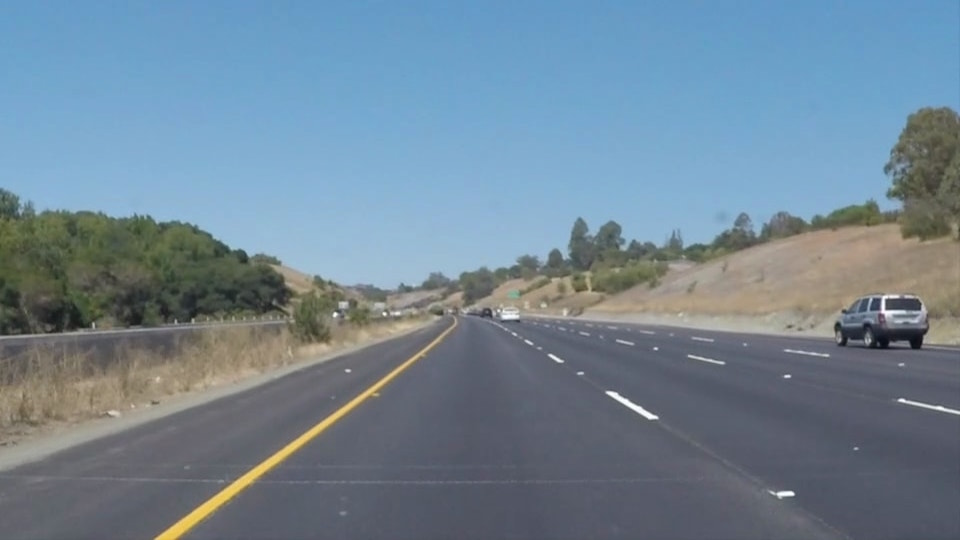
#> input picture solidYellowCurve.jpg, 960 x 540 px, found by its file name
$ jupyter execute solidYellowCurve.ipynb
#> lines starting #> are read from the running program, lines starting #| are printed output that depends on the picture; after the words box and inside, x2 and y2 are one past the last pixel; in counts of white or black regions, pixels touching at a corner belong together
[cell 1]
# Do relevant imports

import matplotlib.pyplot as plt
import matplotlib.image as mpimg
import numpy as np
import cv2

[cell 2]
# Read in and grayscale the image

image = mpimg.imread('C:/Users/Lenovo/Desktop/Nanodegree/solidYellowCurve.jpg')
#> image is the input picture: shape (540, 960, 3); mean R, G, B 113, 133.4, 149
gray = cv2.cvtColor(image,cv2.COLOR_RGB2GRAY)
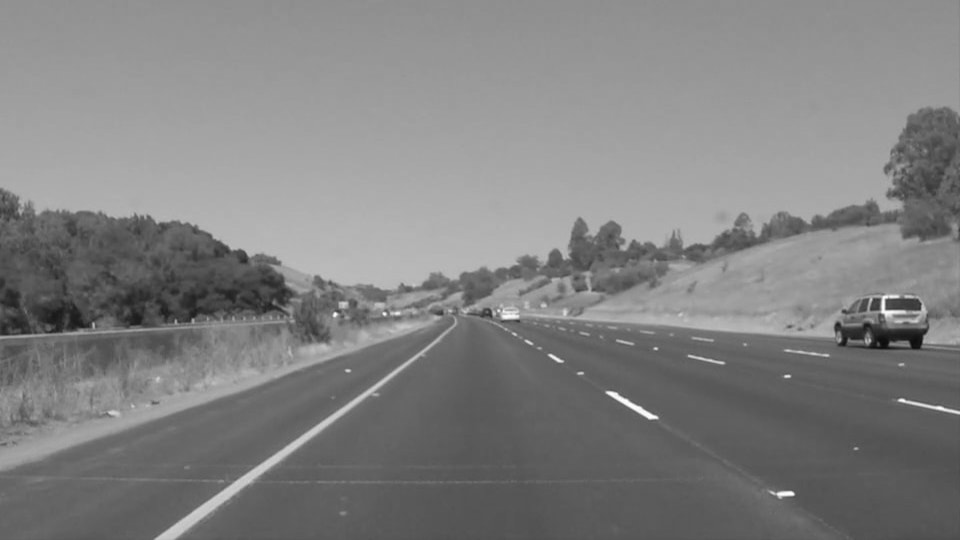
#> gray: shape (540, 960); min 11, max 254, mean 129.1

[cell 3]
# Define a kernel size and apply Gaussian smoothing

kernel_size = 5
blur_gray = cv2.GaussianBlur(gray,(kernel_size, kernel_size),0)

[cell 4]
# Define our parameters for Canny and apply

low_threshold = 55
high_threshold = 150
edges = cv2.Canny(blur_gray, low_threshold, high_threshold)
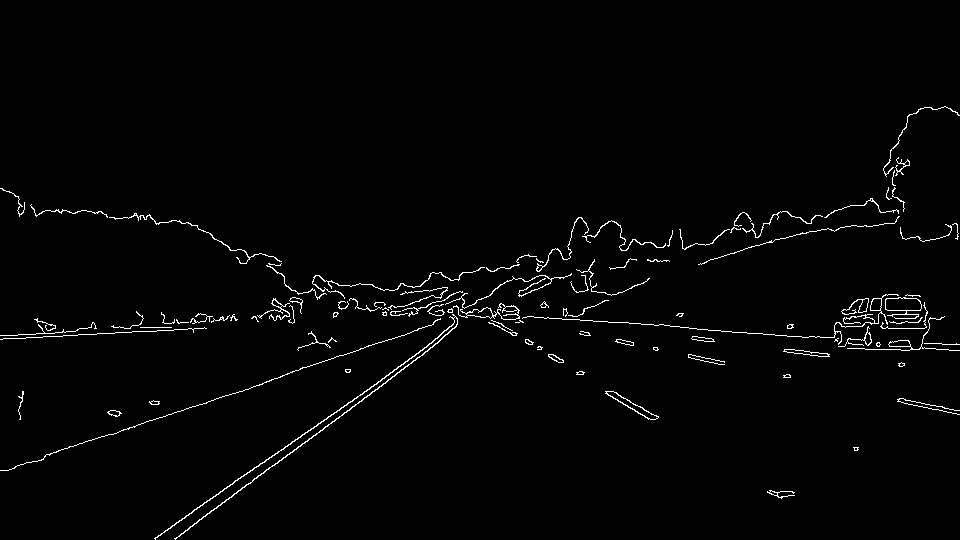
#> edges: shape (540, 960); 1.6% white in thin lines or dots, all inside (x1, y1, x2, y2) = (0, 106, 960, 540)

[cell 5]
# Next we'll create a masked edges image using cv2.fillPoly()

mask = np.zeros_like(edges)
ignore_mask_color = 255

[cell 6]
# This time we are defining a four sided polygon to mask

imshape = image.shape
#> imshape = (540, 960, 3)
vertices = np.array([[(0,imshape[0]),(450, 320), (480, 300), (imshape[1],imshape[0])]], dtype=np.int32)
cv2.fillPoly(mask, vertices, ignore_mask_color)
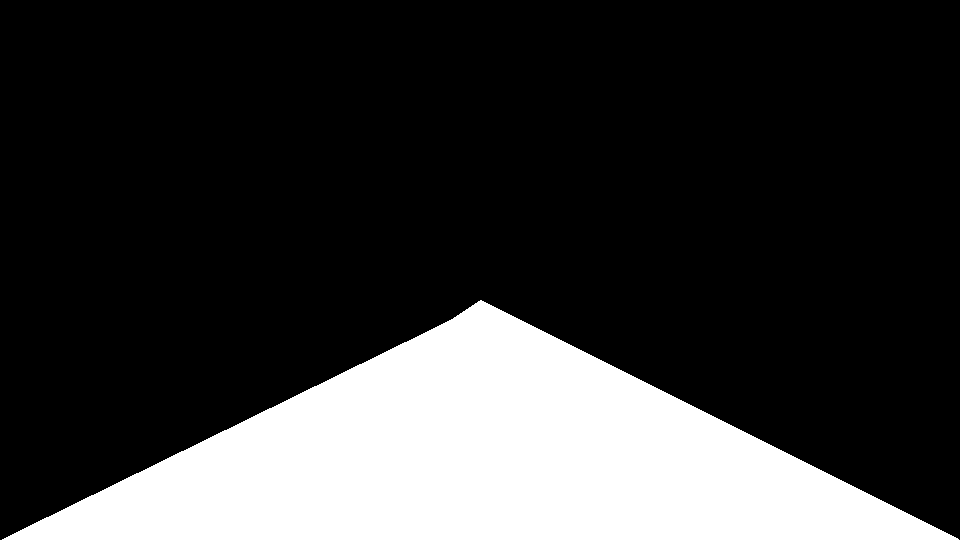
#> mask: shape (540, 960); 22% white; 1 white region, box (x1, y1, x2, y2) and area: (2, 300, 959, 540) 114123
masked_edges = cv2.bitwise_and(edges, mask)
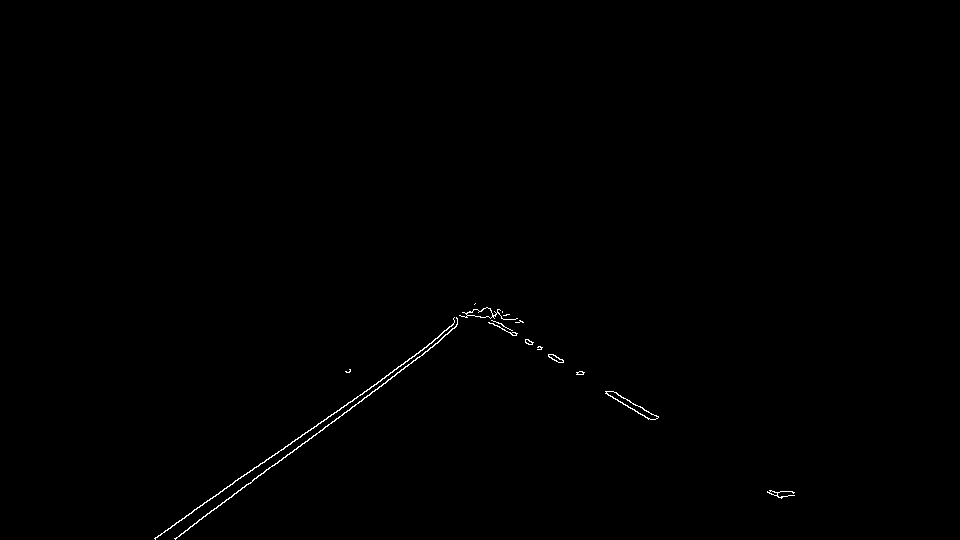
#> masked_edges: shape (540, 960); 0.3% white in thin lines or dots, all inside (x1, y1, x2, y2) = (154, 303, 795, 540)

[cell 7]
# Define the Hough transform parameters
# Make a blank the same size as our image to draw on
rho = 1
threshold = 50
theta = np.pi/180
min_line_length = 50
max_line_gap = 80
line_image = np.copy(image)*0 #creating a blank to draw lines on
#> line_image: shape (540, 960, 3); every value is 0

[cell 8]
# Run Hough on edge detected image
lines = cv2.HoughLinesP(masked_edges, rho, theta, threshold, np.array([]),
                            min_line_length, max_line_gap)
#> lines = [[154, 538, 483, 308], [175, 539, 449, 332], [292, 452, 484, 308], [155, 538, 479, 311], [477, 309, 656, 416], [386, 375, 471, 315], [473, 309, 648, 418], [175, 538, 272, 465], [475, 309, 657, 418]]

[cell 9]
# Iterate over the output "lines" and draw lines on the blank
for line in lines:
    for x1,y1,x2,y2 in line:
        cv2.line(line_image,(x1,y1),(x2,y2),(255,0,0),10)
#> this loop made 9 passes
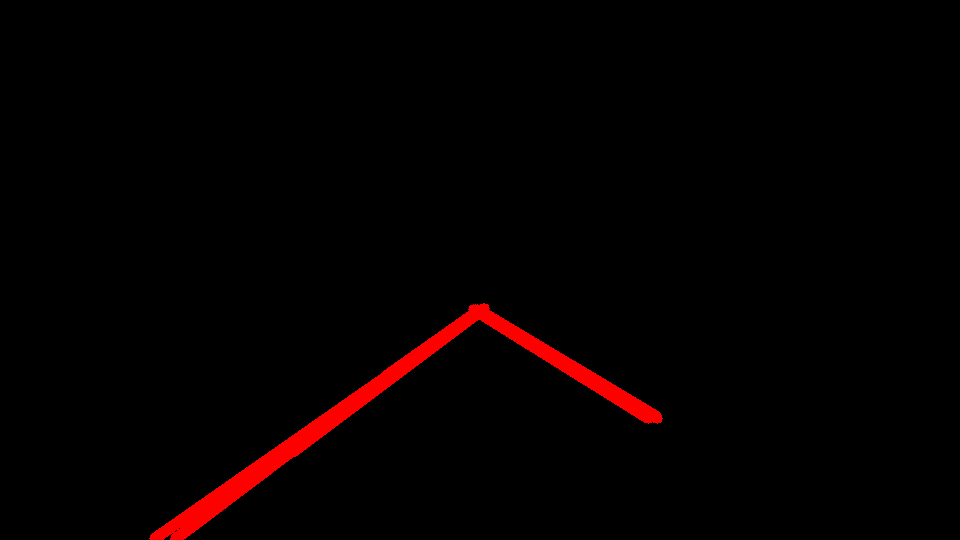
#> line_image: shape (540, 960, 3); mean R, G, B 5.1, 0, 0

[cell 10]
# Create a "color" binary image to combine with line image
color_edges = np.dstack((edges, edges, edges))

[cell 11]
# Draw the lines on the edge image
combo = cv2.addWeighted(color_edges, 0.8, line_image, 1, 0)
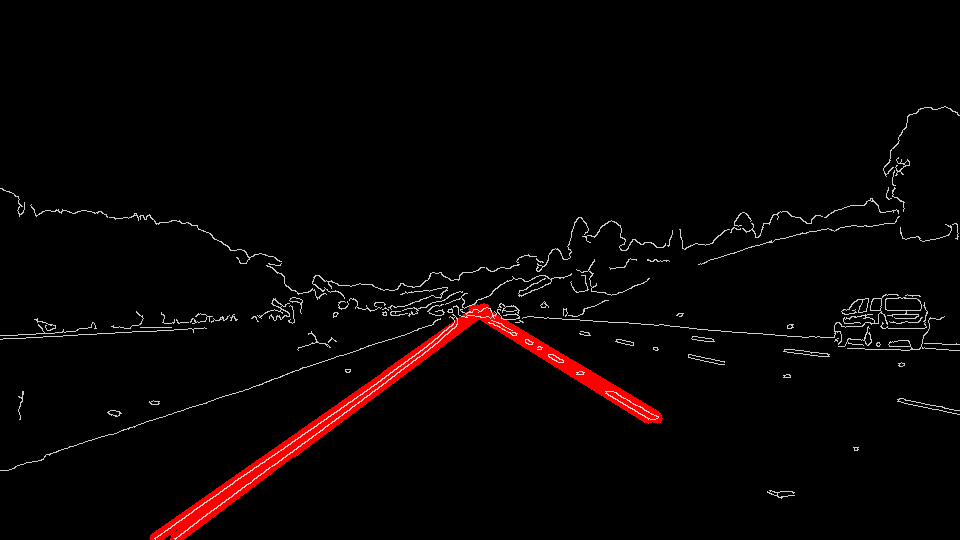
#> combo: shape (540, 960, 3); mean of channels 0, 1, 2 7.8, 3.3, 3.3; drawn as R, G, B
plt.imshow(combo)

$ run again, with solidWhiteCurve.jpg copied over solidYellowCurve.jpg
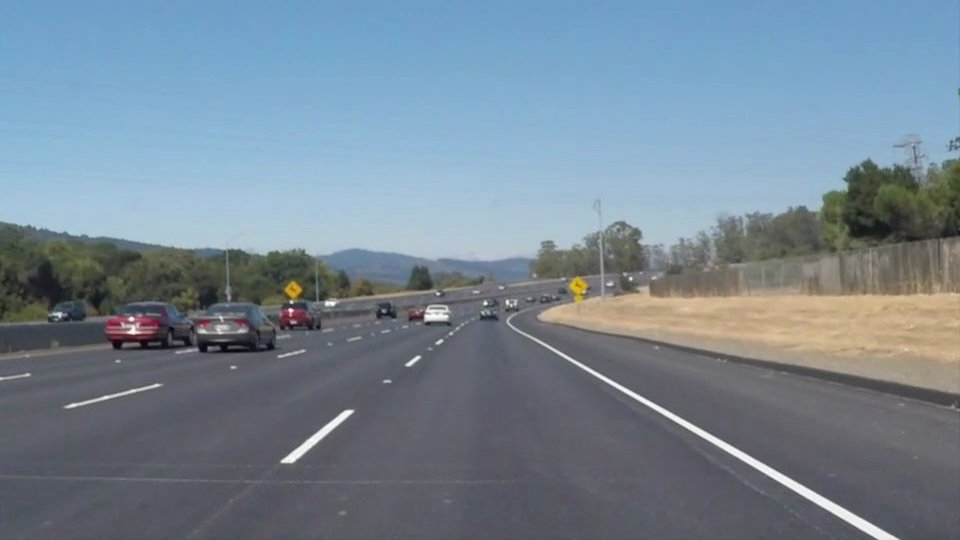
#> input picture solidWhiteCurve.jpg, 960 x 540 px, found by its file name
#> image is the input picture: shape (540, 960, 3); mean R, G, B 118.5, 134.5, 148.1
#> edges: shape (540, 960); 1.7% white in thin lines or dots, all inside (x1, y1, x2, y2) = (0, 137, 960, 540)
#> mask: shape (540, 960); 22% white; 1 white region, box (x1, y1, x2, y2) and area: (2, 300, 959, 540) 114123
#> masked_edges: shape (540, 960); 0.33% white in thin lines or dots, all inside (x1, y1, x2, y2) = (280, 301, 899, 540)
#> lines = [[484, 309, 897, 538], [483, 311, 877, 538], [485, 309, 898, 538], [281, 460, 463, 323], [292, 462, 483, 302], [313, 434, 461, 322], [293, 450, 487, 309], [490, 314, 829, 510], [293, 462, 486, 305]]
#> the loop `for line in lines:` made 9 passes
#> after the loop `for line in lines:`:
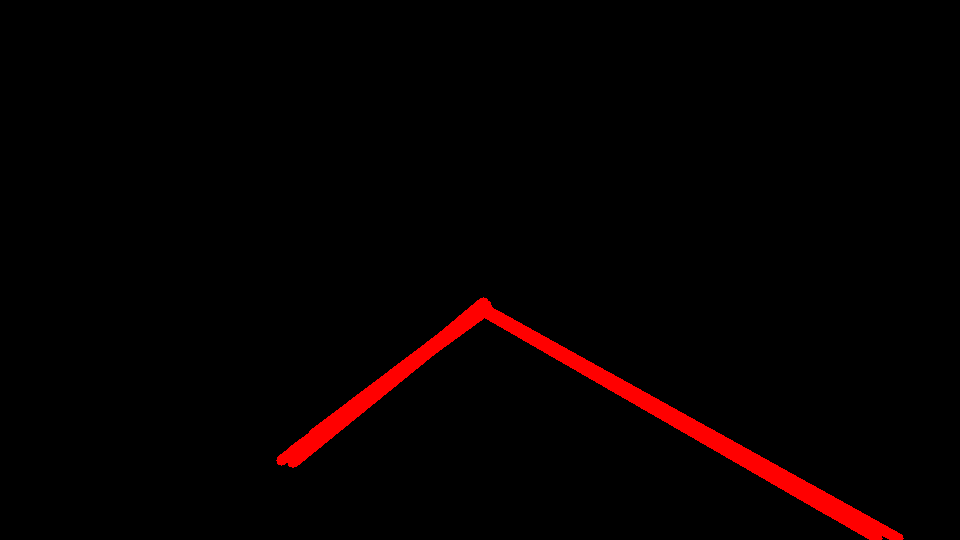
#> line_image: shape (540, 960, 3); mean R, G, B 6.1, 0, 0
#> `combo = cv2.addWeighted(color_edges, 0.8, line_image, 1, 0)`:
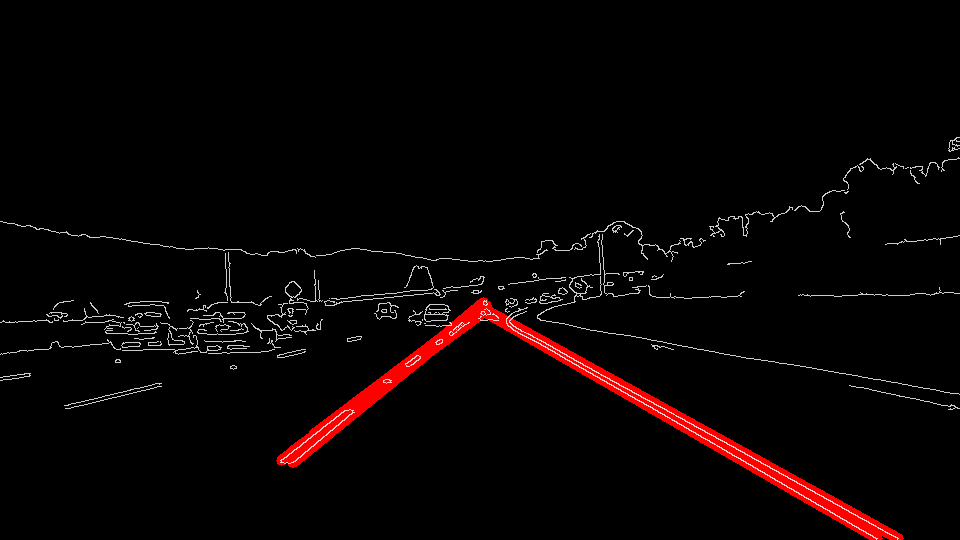
#> combo: shape (540, 960, 3); mean of channels 0, 1, 2 8.9, 3.4, 3.4; drawn as R, G, B

$ run again, with solidWhiteRight.jpg copied over solidYellowCurve.jpg
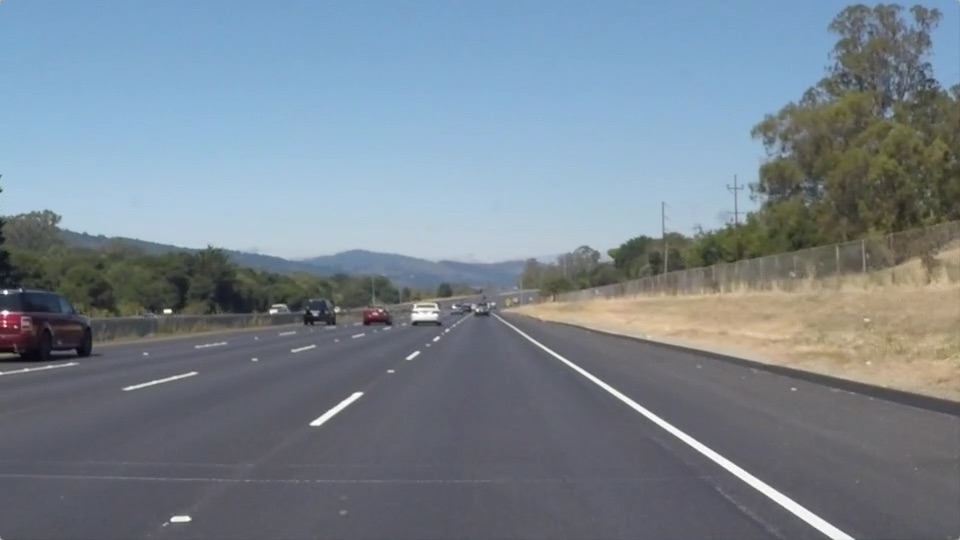
#> input picture solidWhiteRight.jpg, 960 x 540 px, found by its file name
#> image is the input picture: shape (540, 960, 3); mean R, G, B 120.3, 132.6, 143.7
#> edges: shape (540, 960); 1.4% white in thin lines or dots
#> mask: shape (540, 960); 22% white; 1 white region, box (x1, y1, x2, y2) and area: (2, 300, 959, 540) 114123
#> masked_edges: shape (540, 960); 0.31% white in thin lines or dots, all inside (x1, y1, x2, y2) = (2, 303, 855, 540)
#> lines = [[482, 306, 854, 538], [474, 304, 787, 508], [480, 306, 853, 539], [636, 410, 832, 538], [475, 304, 693, 446], [312, 422, 477, 307], [319, 425, 487, 303]]
#> the loop `for line in lines:` made 7 passes
#> after the loop `for line in lines:`:
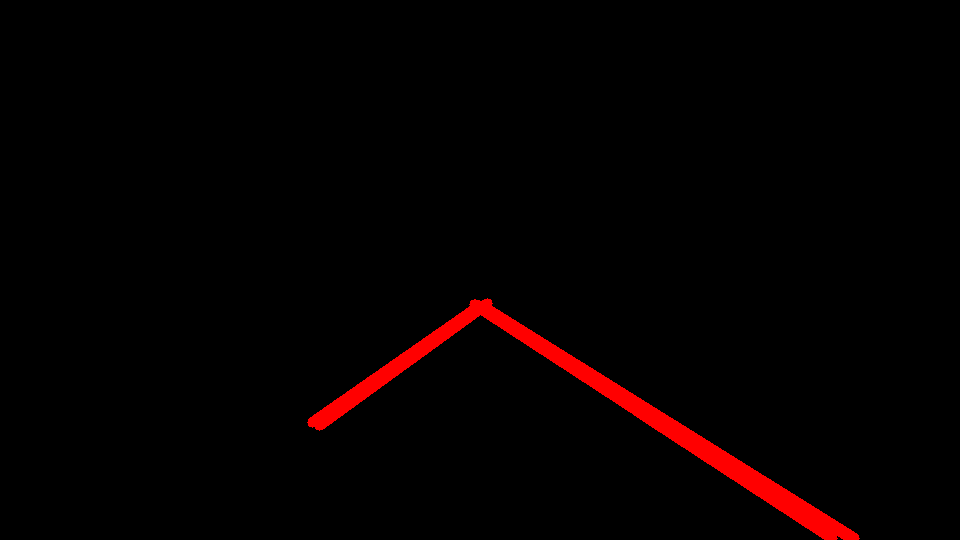
#> line_image: shape (540, 960, 3); mean R, G, B 5.5, 0, 0
#> color_edges: shape (540, 960, 3); 1.4% white in thin lines or dots
#> `combo = cv2.addWeighted(color_edges, 0.8, line_image, 1, 0)`:
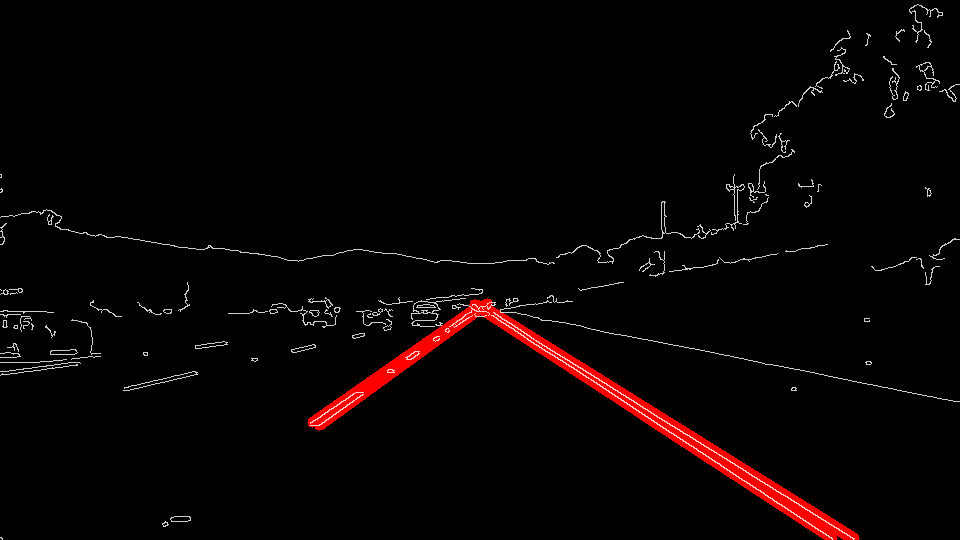
#> combo: shape (540, 960, 3); mean of channels 0, 1, 2 7.8, 2.9, 2.9; drawn as R, G, B

$ run again, with solidYellowLeft.jpg copied over solidYellowCurve.jpg
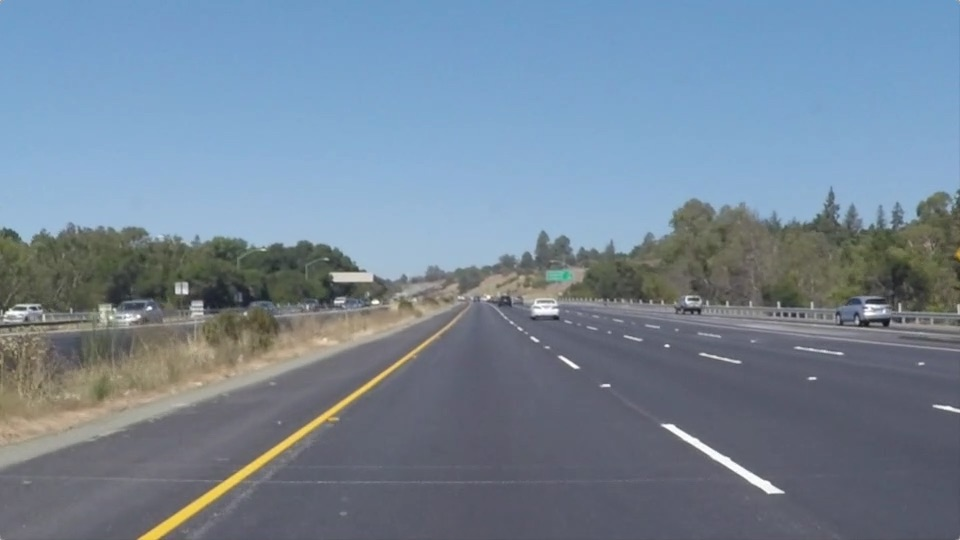
#> input picture solidYellowLeft.jpg, 960 x 540 px, found by its file name
#> image is the input picture: shape (540, 960, 3); mean R, G, B 116.5, 133.6, 150.8
#> edges: shape (540, 960); 1.7% white in thin lines or dots, all inside (x1, y1, x2, y2) = (0, 186, 960, 540)
#> mask: shape (540, 960); 22% white; 1 white region, box (x1, y1, x2, y2) and area: (2, 300, 959, 540) 114123
#> masked_edges: shape (540, 960); 0.33% white in thin lines or dots, all inside (x1, y1, x2, y2) = (138, 300, 958, 540)
#> lines = [[178, 525, 441, 334], [138, 538, 449, 328], [558, 358, 767, 493], [501, 316, 784, 493], [138, 539, 431, 341], [531, 339, 768, 493], [358, 389, 481, 300], [507, 321, 782, 493], [158, 538, 331, 417]]
#> the loop `for line in lines:` made 9 passes
#> after the loop `for line in lines:`:
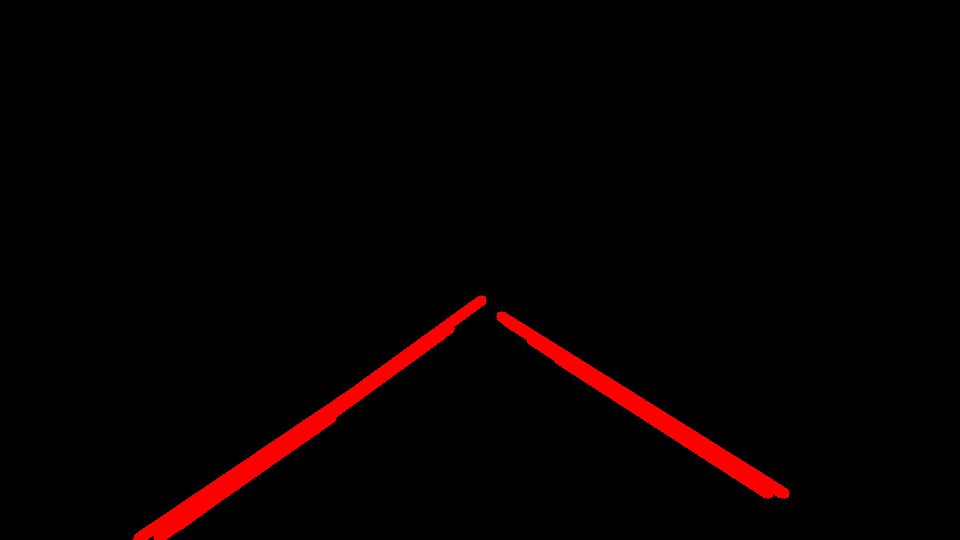
#> line_image: shape (540, 960, 3); mean R, G, B 6.5, 0, 0
#> `combo = cv2.addWeighted(color_edges, 0.8, line_image, 1, 0)`:
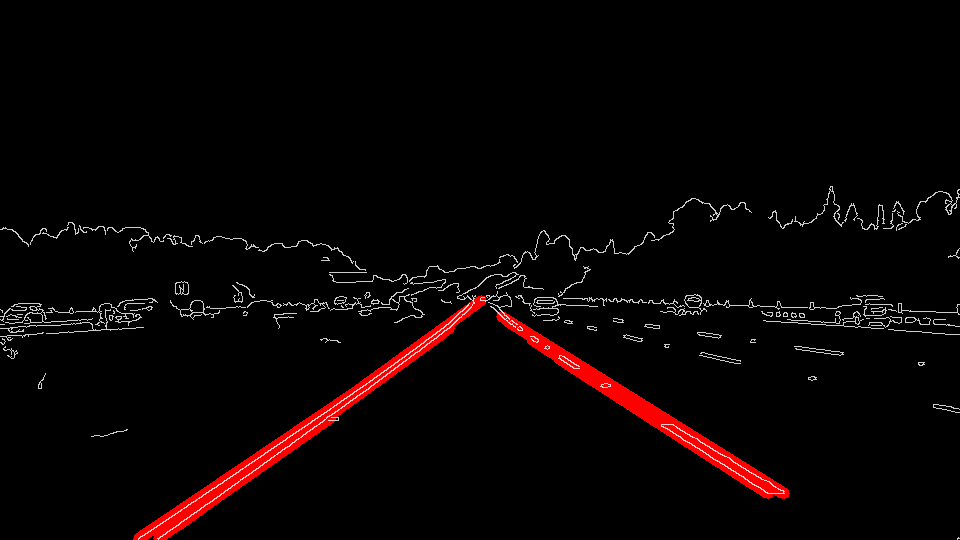
#> combo: shape (540, 960, 3); mean of channels 0, 1, 2 9.3, 3.5, 3.5; drawn as R, G, B
